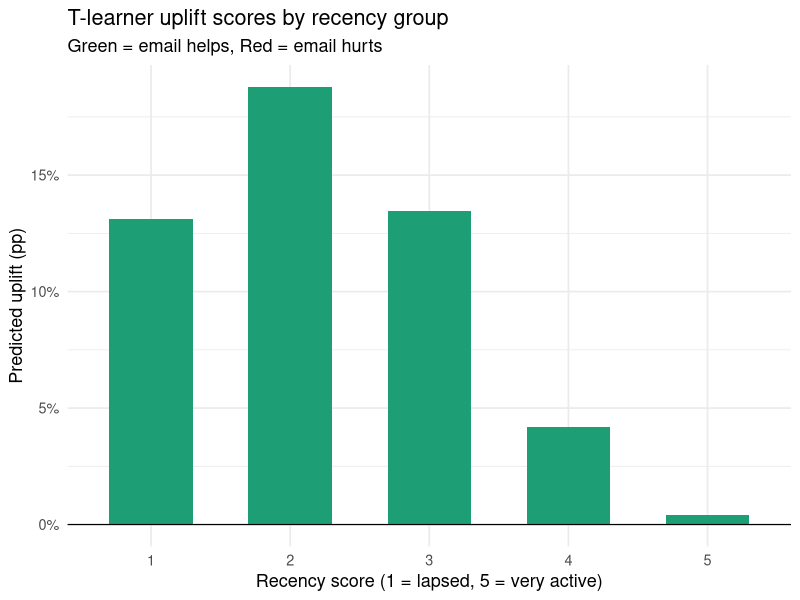

The R script that drew this image:
## ---- chunk 1
#| include: false
library(tidyverse)
library(knitr)
library(kableExtra)
## ---- chunk 2
set.seed(42)

# Ground truth purchase probabilities by recency and treatment arm
probs <- tribble(
  ~recency, ~p_treated, ~p_control,
  1,        0.20,       0.00,
  2,        0.50,       0.10,
  3,        0.60,       0.40,
  4,        0.80,       0.80,
  5,        0.90,       1.00
)

# Simulate 10 people per recency group per arm (100 total)
sim_group <- function(rec, p_t, p_c, n = 10) {
  bind_rows(
    tibble(recency = rec, treatment = 1,
           purchased = rbinom(n, 1, p_t)),
    tibble(recency = rec, treatment = 0,
           purchased = rbinom(n, 1, p_c))
  )
}

df <- pmap_dfr(probs, ~ sim_group(..1, ..2, ..3))

glimpse(df)
## ---- chunk 3
#| echo: false
tribble(
  ~Segment,         ~`Without treatment`, ~`With treatment`, ~`What to do`,
  "Persuadable",    "Does not buy",       "Buys",            "Always target",
  "Sure thing",     "Buys",               "Buys",            "Skip — waste of budget",
  "Lost cause",     "Does not buy",       "Does not buy",    "Skip — nothing works",
  "Sleeping dog",   "Buys",               "Does not buy",    "Never target — you hurt them"
) |>
  kable(caption = "The four uplift segments") |>
  kable_styling(bootstrap_options = c("striped", "hover"), full_width = FALSE) |>
  row_spec(1, background = "#EAF3DE") |>
  row_spec(4, background = "#FCEBEB")
## ---- chunk 4
ate <- mean(df$purchased[df$treatment == 1]) -
       mean(df$purchased[df$treatment == 0])

cat("ATE =", round(ate, 3))
## ---- chunk 5
lm_ate <- lm(purchased ~ treatment, data = df)
summary(lm_ate)$coefficients
## ---- chunk 6
# Model on treated customers only
m_treat <- glm(purchased ~ recency,
               data   = df |> filter(treatment == 1),
               family = binomial)

# Model on control customers only
m_ctrl  <- glm(purchased ~ recency,
               data   = df |> filter(treatment == 0),
               family = binomial)

# Predict for all customers under both scenarios
df <- df |>
  mutate(
    mu1_tlearner = predict(m_treat, newdata = df, type = "response"),
    mu0_tlearner = predict(m_ctrl,  newdata = df, type = "response"),
    uplift_tlearner = mu1_tlearner - mu0_tlearner
  )

# Average uplift score by recency group
df |>
  group_by(recency) |>
  summarise(
    mean_uplift = round(mean(uplift_tlearner), 3),
    .groups = "drop"
  )
## ---- chunk 7
df |>
  group_by(recency) |>
  summarise(
    uplift    = mean(uplift_tlearner),
    .groups   = "drop"
  ) |>
  ggplot(aes(x = factor(recency), y = uplift,
             fill = uplift > 0)) +
  geom_col(width = 0.6) +
  geom_hline(yintercept = 0, linewidth = 0.4) +
  scale_fill_manual(values = c("TRUE" = "#1D9E75", "FALSE" = "#E24B4A"),
                    guide = "none") +
  scale_y_continuous(labels = scales::percent_format()) +
  labs(
    title    = "T-learner uplift scores by recency group",
    subtitle = "Green = email helps, Red = email hurts",
    x        = "Recency score (1 = lapsed, 5 = very active)",
    y        = "Predicted uplift (pp)"
  ) +
  theme_minimal(base_size = 13)
## ---- chunk 8
# --- Propensity model: P(T=1 | X) ---
# In a perfect RCT this is always 0.5, but we estimate it anyway
# to show the principle (and because you need this for observational data)
ps_model <- glm(treatment ~ recency,
                data   = df,
                family = binomial)

p_hat <- predict(ps_model, type = "response")

# --- Outcome model: E(Y | X, T) ---
# Note: treatment IS in this model
out_model <- glm(purchased ~ recency + treatment,
                 data   = df,
                 family = binomial)

# Counterfactual predictions
df1 <- df |> mutate(treatment = 1)   # everyone treated
df0 <- df |> mutate(treatment = 0)   # everyone control

mu1 <- predict(out_model, newdata = df1, type = "response")
mu0 <- predict(out_model, newdata = df0, type = "response")
## ---- chunk 9
T <- df$treatment
Y <- df$purchased

dr_scores <- (mu1 - mu0) +
             (T * (Y - mu1)) / p_hat -
             ((1 - T) * (Y - mu0)) / (1 - p_hat)

ATE_dr <- mean(dr_scores)
cat("DR estimate of ATE =", round(ATE_dr, 3))
## ---- chunk 10
# WRONG: weights = p_hat
# This upweights people likely to be treated, amplifying selection bias

# CORRECT: Inverse Probability Weighting (IPW)
# Upweights people who were *unlikely* to end up in the arm they are in
ipw_weights <- ifelse(T == 1,
                      1 / p_hat,
                      1 / (1 - p_hat))

# IPW estimator (singly robust — only safe if propensity model is correct)
ipw_model <- lm(purchased ~ treatment,
                data    = df,
                weights = ipw_weights)

ATE_ipw <- coef(ipw_model)["treatment"]
cat("IPW estimate of ATE =", round(ATE_ipw, 3))
## ---- chunk 11
results <- tribble(
  ~Method,                ~`ATE estimate`, ~`Models needed`,     ~`Robust if outcome model wrong`, ~`Robust if propensity model wrong`,
  "Difference in means",  round(ate, 3),   "None",               "—",                              "—",
  "T-learner (2x GLM)",   round(mean(df$uplift_tlearner), 3), "2 outcome models", "No",  "—",
  "IPW",                  round(ATE_ipw, 3),"1 propensity model","Yes",                            "No",
  "Doubly Robust",        round(ATE_dr, 3), "1 outcome + 1 propensity", "Yes",                    "Yes"
)

results |>
  kable(caption = "Comparison of treatment effect estimators") |>
  kable_styling(bootstrap_options = c("striped", "hover")) |>
  row_spec(4, bold = TRUE, background = "#EAF3DE")
## ---- chunk 12
set.seed(42)
# Add uplift scores from T-learner (used for targeting)
df <- df |>
  arrange(desc(uplift_tlearner)) |>
  mutate(rank = row_number())

# Strategy 1: random targeting
random_targets    <- df |> sample_n(20)

# Strategy 2: highest raw response rate (naive ML mistake)
df_response_rank  <- df |> arrange(desc(mu1_tlearner))
response_targets  <- df_response_rank |> slice_head(n = 20)

# Strategy 3: highest uplift score
uplift_targets    <- df |> slice_head(n = 20)

# Incremental purchases = purchases in targeted group - what they would have
# bought without treatment (counterfactual from control model)
incremental <- function(targets) {
  sum(targets$purchased) -
    sum(predict(m_ctrl, newdata = targets, type = "response"))
}

tibble(
  Strategy                   = c("Random", "Highest response rate", "Highest uplift score"),
  `Incremental purchases`    = round(c(
    incremental(random_targets),
    incremental(response_targets),
    incremental(uplift_targets)
  ), 1)
) |>
  kable(caption = "Incremental purchases from 20 emails — three strategies") |>
  kable_styling(bootstrap_options = c("striped", "hover"), full_width = FALSE) |>
  row_spec(3, bold = TRUE, background = "#EAF3DE")
